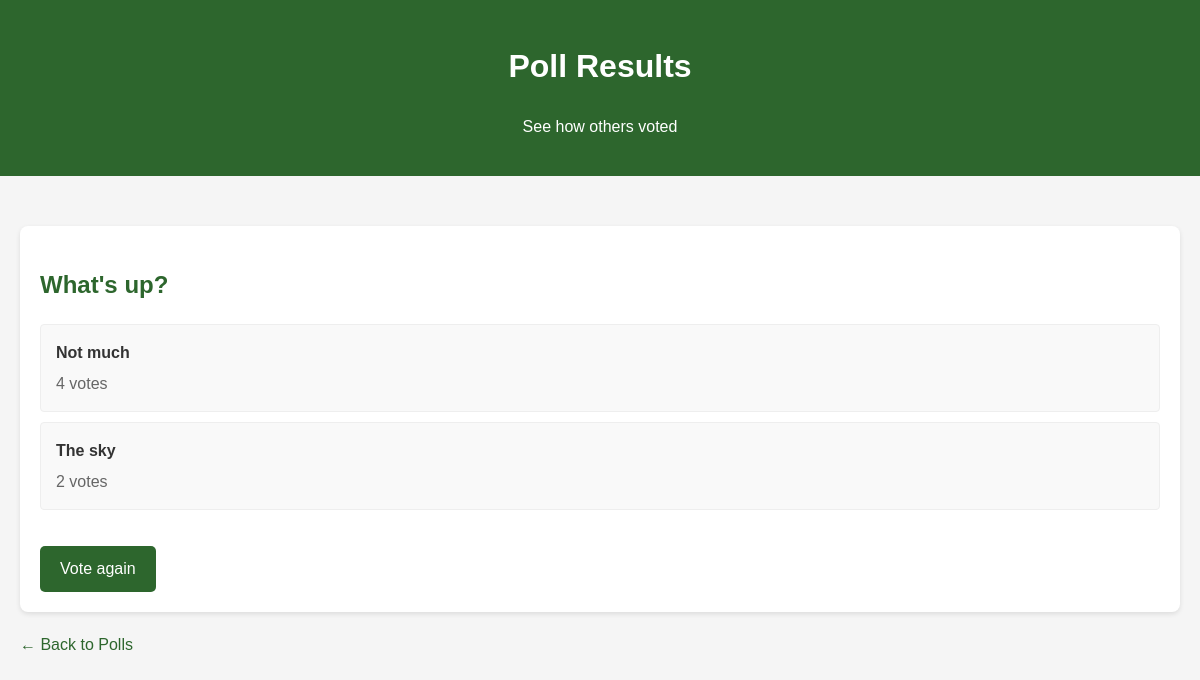
The app's page /polls/7/results/ with its own data.
### polls/models.py (models this page shows, shortened)
class Question(models.Model):
    question_text = models.CharField(max_length=200)
    pub_date = models.DateTimeField("Date published")

class Choice(models.Model):
    question = models.ForeignKey(Question, on_delete=models.CASCADE)
    choice_text = models.CharField(max_length=200)
    votes = models.IntegerField(default=0)

### polls/views.py (the view)
# urls.py: path("<int:pk>/results/", views.ResultsView.as_view(), name="results"),
class ResultsView(generic.DetailView):
    model = Question
    template_name = "polls/results.html"

### polls/templates/polls/results.html (shortened to what this page needs)
<!DOCTYPE html>
<html>
<head>
</head>
<body>
    <div class="header">
        <h1>Poll Results</h1>
        <p>See how others voted</p>
    </div>
    <div class="container">
        <div class="results-container">
            <h2 class="poll-question">{{ question.question_text }}</h2>
            <ul class="choice-list">
                {% for choice in question.choice_set.all %}
                    <li class="choice-item">
                        <div class="choice-text">{{ choice.choice_text }}</div>
                        <div class="choice-votes">{{ choice.votes }} vote{{ choice.votes|pluralize }}</div>
                    </li>
                {% endfor %}
            </ul>
            <a href="{% url 'polls:detail' question.id %}" class="vote-again">Vote again</a>
        </div>
        <a href="{% url 'polls:index' %}" class="back-link">← Back to Polls</a>
    </div>
</body>
</html>

### polls/templates/polls/results.html (style rules this page uses)
body { font-family: Arial, sans-serif; line-height: 1.6; margin: 0; padding: 0; background-color: #f5f5f5; }
.container { max-width: 1200px; margin: 0 auto; padding: 20px; }
.header { background-color: #2d662d; color: white; padding: 20px 0; text-align: center; margin-bottom: 30px; }
.results-container { background: white; border-radius: 8px; padding: 20px; box-shadow: 0 2px 5px rgba(0,0,0,0.1); }
.poll-question { color: #2d662d; margin-bottom: 20px; }
.choice-list { list-style: none; padding: 0; }
.choice-item { padding: 15px; margin: 10px 0; border: 1px solid #eee; border-radius: 4px; background-color: #f9f9f9; }
.choice-text { font-weight: bold; color: #333; }
.choice-votes { color: #666; margin-top: 5px; }
.vote-again { display: inline-block; background-color: #2d662d; color: white; padding: 10px 20px; text-decoration: none; border-radius: 5px; margin-top: 20px; transition: background-color 0.3s ease; }
.back-link { display: inline-block; margin-top: 20px; color: #2d662d; text-decoration: none; }

### records on screen
Question: question_text "What's up?"
Choice: choice_text "Not much", votes "4"
Choice: choice_text "The sky", votes "2"
